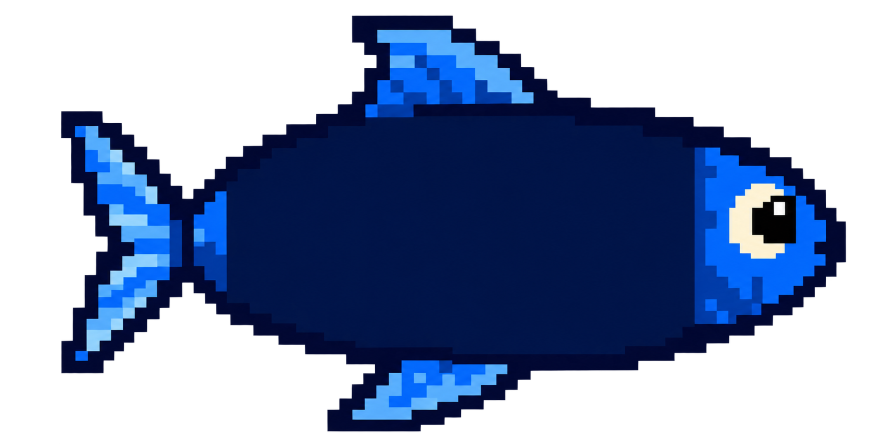
#> input picture assets/source/fish-blue-generated.png, 1774 x 887 px (shown at 1/2 size)
$ python generate_fish_assets.py
#> lines starting #> are read from the running program, lines starting #| are printed output that depends on the picture
#!/usr/bin/env python3
"""Prepare native Pebble fish sprites from the approved concept-style cutout."""

from __future__ import annotations

import colorsys
from pathlib import Path

from PIL import Image, ImageOps

ROOT = Path(__file__).resolve().parents[1]
SOURCE = ROOT / "assets/source/fish-blue-generated.png"
CONTRAST_SOURCE = ROOT / "assets/source/fish-blue-contrast-generated.png"
OUTPUT = ROOT / "watchface/resources/images"
SIZES = {"emery": (184, 100), "gabbro": (216, 116)}
SCENES = ("castle", "kelp", "reef", "grayscale", "violet", "sea-green")


def pebble_level(value: int) -> int:
    return max(0, min(255, round(value / 85) * 85))


def recolor(pixel: tuple[int, int, int, int], scene: str) -> tuple[int, int, int, int]:
    red, green, blue, alpha = pixel
    if alpha < 32:
        return 0, 0, 0, 0
    if scene == "grayscale":
        gray = round(red * 0.299 + green * 0.587 + blue * 0.114)
        red = green = blue = gray
    elif scene in ("castle", "reef", "violet", "sea-green"):
        hue, saturation, value = colorsys.rgb_to_hsv(red / 255, green / 255, blue / 255)
        if saturation > 0.28 and blue > red * 1.15 and value > 0.12:
            new_hue = {
                "castle": 0.07, "reef": 0.52, "violet": 0.76, "sea-green": 0.39,
            }[scene]
            red, green, blue = (
                round(channel * 255)
                for channel in colorsys.hsv_to_rgb(new_hue, saturation, value)
            )
    return (
        pebble_level(red),
        pebble_level(green),
        pebble_level(blue),
        pebble_level(alpha),
    )


def load_cutout(path: Path) -> Image.Image:
    if not path.is_file():
        raise SystemExit(f"Missing generated fish cutout: {path}")
    with Image.open(path) as raw:
#> raw is the input picture: PIL image 1774x887 RGBA; mean R, G, B, A 5, 19.4, 49.2, 121.3
        source = raw.convert("RGBA")
    alpha = source.getchannel("A")
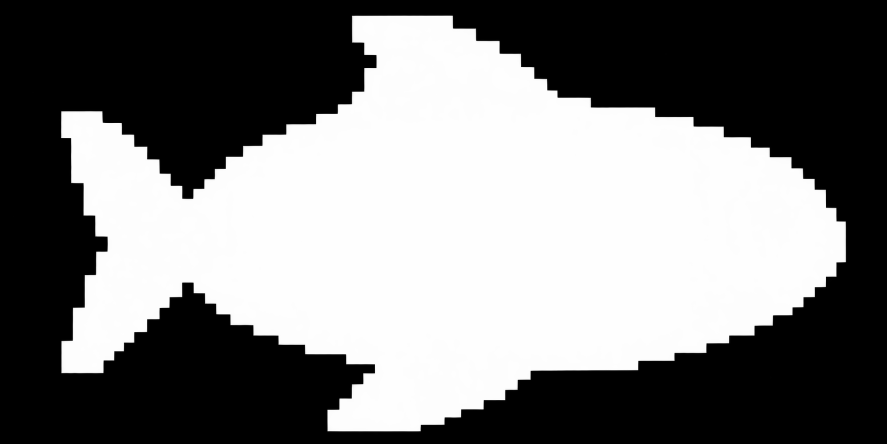
#> alpha: PIL image 1774x887 L (shown at 1/2 size); min 0, max 255, mean 121.3
    visible = alpha.point(lambda value: 255 if value > 32 else 0).getbbox()
#> visible = (122, 31, 1692, 863)
    if visible is None:
        raise SystemExit("Fish cutout is fully transparent")
    return source.crop(visible)
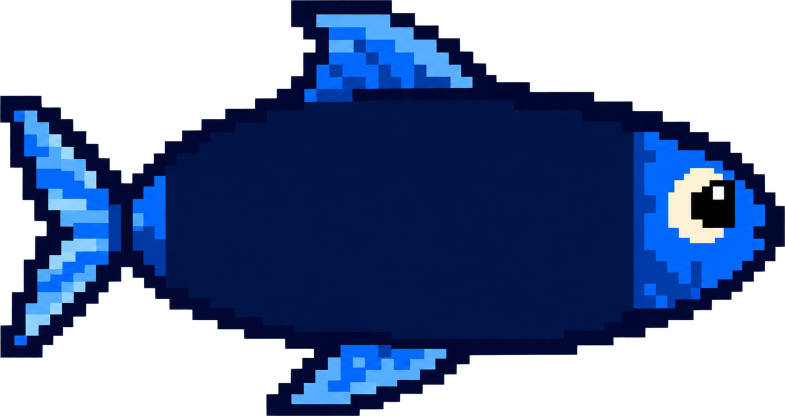
#> returned value: PIL image 1570x832 RGBA (shown at 1/2 size); mean R, G, B, A 6.1, 23.4, 59.2, 146.1; transparent parts drawn white


def fit_cutout(source: Image.Image, width: int, height: int) -> Image.Image:
    scale = min(width / source.width, height / source.height)
    size = (round(source.width * scale), round(source.height * scale))
    reduced = source.resize(size, Image.Resampling.BOX)
    canvas = Image.new("RGBA", (width, height), (0, 0, 0, 0))
    canvas.alpha_composite(reduced, ((width - size[0]) // 2, (height - size[1]) // 2))
    return canvas


def prepare() -> None:
    OUTPUT.mkdir(parents=True, exist_ok=True)
    original = load_cutout(SOURCE)
    contrast = load_cutout(CONTRAST_SOURCE)
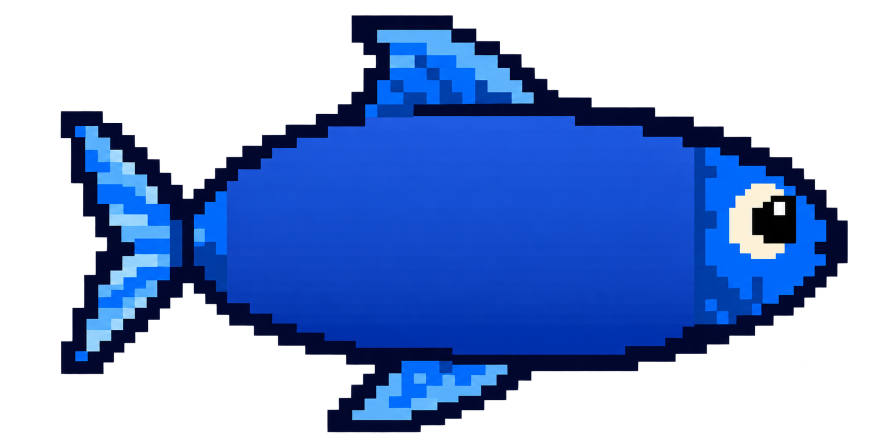
#> input picture assets/source/fish-blue-contrast-generated.png, 1774 x 887 px (shown at 1/2 size)
#> in load_cutout, raw is the input picture: PIL image 1774x887 RGBA; mean R, G, B, A 9.2, 32.7, 81.5, 121.9
#> in load_cutout (call 2), `visible = alpha.point(lambda value: 255 if value > 32 else 0).getbbox()`: visible = (121, 30, 1696, 865)
#> in load_cutout (call 2), `return source.crop(visible)`:
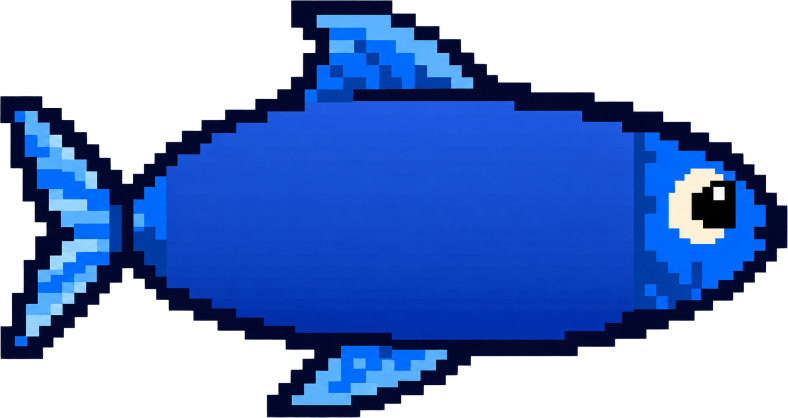
#> returned value: PIL image 1575x835 RGBA (shown at 1/2 size); mean R, G, B, A 11, 39.2, 97.6, 145.8; transparent parts drawn white
    for platform, (width, height) in SIZES.items():
        canvases = {
            "original": fit_cutout(original, width, height),
            "contrast": fit_cutout(contrast, width, height),
        }
        for scene in SCENES:
            canvas = canvases["contrast" if scene in ("kelp", "violet") else "original"]
            image = Image.new("RGBA", canvas.size)
            image.putdata([recolor(pixel, scene) for pixel in canvas.get_flattened_data()])
            target = OUTPUT / f"fish-{platform}-{scene}.png"
            image.save(target, optimize=True)
            left_target = OUTPUT / f"fish-{platform}-{scene}-left.png"
            ImageOps.mirror(image).save(left_target, optimize=True)
            if image.getbbox() is None:
                raise RuntimeError(f"Empty fish sprite: {target}")
            print(f"{target.relative_to(ROOT)}: {width}x{height}, {target.stat().st_size} bytes")
            print(f"{left_target.relative_to(ROOT)}: {width}x{height}, {left_target.stat().st_size} bytes")
#> this loop made 1 pass
#> pass 1, in fit_cutout, `reduced = source.resize(size, Image.Resampling.BOX)`:
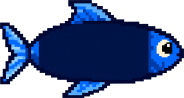
#> reduced: PIL image 184x98 RGBA; mean R, G, B, A 6, 23.4, 59.6, 146.1; transparent parts drawn white
#> pass 1, in fit_cutout (call 2), `reduced = source.resize(size, Image.Resampling.BOX)`:
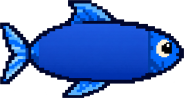
#> reduced: PIL image 184x98 RGBA; mean R, G, B, A 11, 39.1, 97.7, 145.8; transparent parts drawn white
#> after the loop:
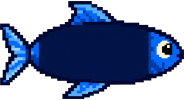
#> canvas: PIL image 184x100 RGBA; mean R, G, B, A 5.9, 23, 58.4, 143.2; transparent parts drawn white


if __name__ == "__main__":
#> (the run stopped early here; a loop or call above may not have finished)
